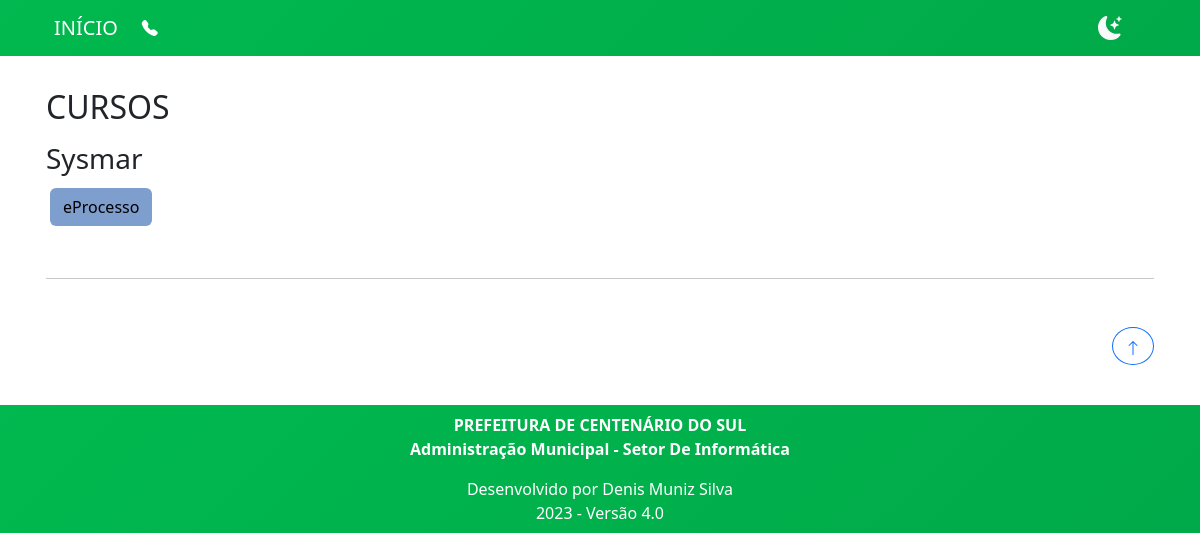
The app's page /cursos/, older data.
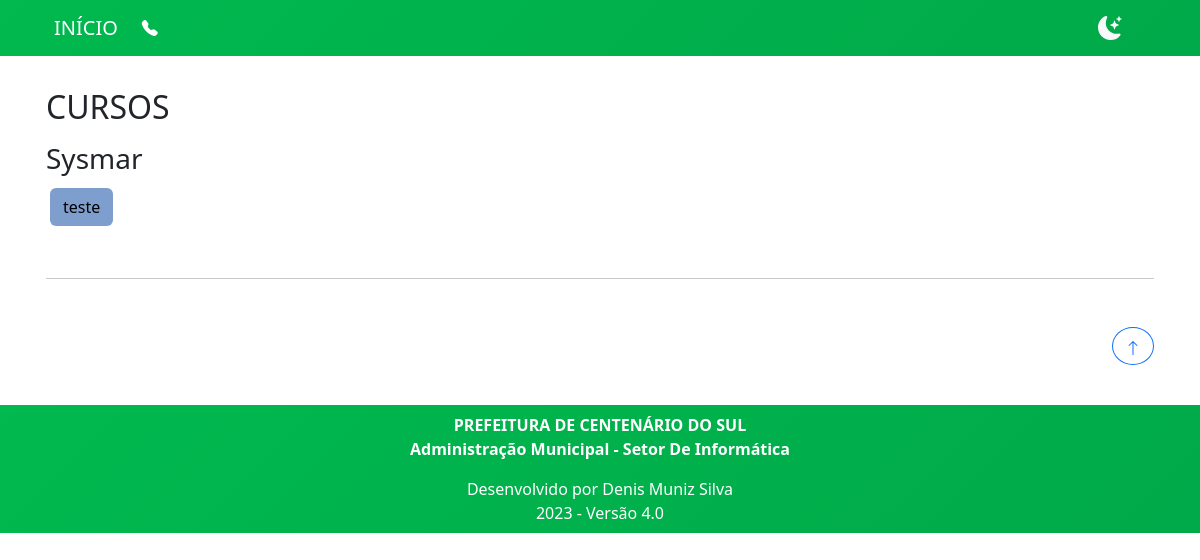
The same page, newer data.
### curso/models.py (models this page shows, shortened)
class Curso(models.Model):
    data = models.DateTimeField(auto_now_add=True, verbose_name=_('Data'))
    curso = models.CharField(max_length=200, verbose_name=_('Nome do Curso'))
    cor_botao = models.CharField(max_length=10, verbose_name=_('Cor Botões'), default="#0B5ED7")
    cor_texto = models.CharField(max_length=10, verbose_name=_('Cor Textos'), default="#fff")
    descricao = models.TextField(max_length=2000, verbose_name=_('Descrição'), null=True, blank=True)

class Video(models.Model):
    data = models.DateTimeField(auto_now_add=True, verbose_name=_('Data'))
    curso = models.ForeignKey(Curso, on_delete=models.PROTECT, verbose_name=_('Curso'))
    title = models.CharField(max_length=100, verbose_name=_('Título'))
    descricao = models.TextField(max_length=2000, verbose_name=_('Descrição'), null=True, blank=True)
    video_file = models.FileField(upload_to='videos/', verbose_name=_('Vídeo'))

### curso/views.py (the view)
# urls.py: path('cursos/', Cursos, name='cursos'),
def Cursos(request):
    video = Video.objects.all()
    cursos = Curso.objects.all()
    return render(request, 'curso/index.html', {'video': video, 'cursos': cursos})

### curso/templates/curso/index.html (shortened to what this page needs)
{% extends 'base.html' %}
{% load static %}
{% block pagina %}
<h2 class="mt-3">CURSOS</h2>
<div class="">
{% for curso in cursos %}
    <h3 class="pesquisa">{{ curso.curso }}</h3>
    {% for video in curso.video_set.all %}
        <a href="{% url 'video_player' video.pk %}" class="pesquisa btn m-1 elemento pesquisa" style="background-color: {{ video.curso.cor_botao }}; color:{{ video.curso.cor_texto }}">
            {{ video.title }}
        </a>
    {% empty %}
        Curso sem Vídeos
    {% endfor %}
    <hr class="pesquisa mt-5 mb-5">
{% endfor %}
</div>
{% endblock pagina %}

Row changes from the older to the newer data that the page shows:
removed Video: title "eProcesso"
added Video: title "teste"
